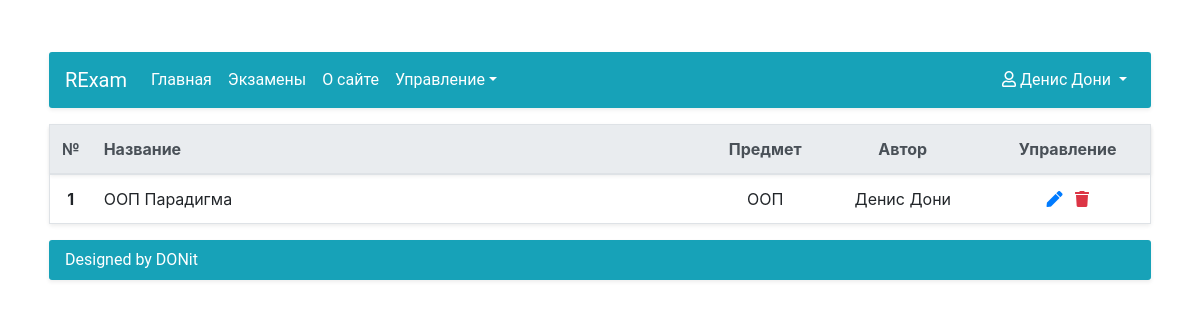
/exams/exams_list/ (signed in), run on the app's committed database.
### Accounts/models.py (models this page shows, shortened)
class UserAccount(AbstractUser):
    middle_name = models.CharField(max_length=20, blank=True, null=False, verbose_name=u'Отчество')
    study_group = models.ForeignKey(StudyGroup, on_delete=models.SET_NULL, null=True, blank=True)
    REQUIRED_FIELDS = ['email', 'first_name', 'last_name']
    class Meta:
        verbose_name = u'Пользователь'
        verbose_name_plural = u'Пользователи'

### Exams/models.py (models this page shows, shortened)
class Exam(Model):
    exam_header = CharField(max_length=30, blank=False, null=False, verbose_name=u'Заголовок экзамена')
    exam_description = TextField(blank=False, null=True, verbose_name=u'Описание экзамена')
    exam_date = DateField(auto_now_add=True, blank=False, null=True, verbose_name=u'Дата создания')
    exam_subject = ForeignKey(Subject, blank=False, null=True, on_delete=SET_NULL, verbose_name=u'Предмет')
    exam_author = ForeignKey(UserAccount, blank=False, null=True, on_delete=SET_NULL, verbose_name=u'Автор')
    def get_detail_url(self):
        return reverse('ExamDetail', kwargs={'pk': self.id})
    def get_delete_url(self):
        return reverse('ExamDelete', kwargs={'pk': self.id})
    def get_update_url(self):
        return reverse('ExamUpdate', kwargs={'pk': self.id})
    class Meta:
        verbose_name = u'Экзамен'
        verbose_name_plural = u'Экзамены'

class Subject(Model):
    name = CharField(max_length=30, blank=False, null=False, verbose_name=u'Имя предмета')
    def __str__(self):
        return self.name
    class Meta:
        verbose_name = u'Предмет'
        verbose_name_plural = u'Предметы'

### Exams/views.py (the view)
# urls.py: path('exams_list/', ListExams.as_view(), name='ListExams'),
class ListExams(LoginRequiredMixin, ListView):
    model = Exam
    template_name = 'Exams/Exam/ExamsPage.html'

### Exams/templates/Exams/Exam/ExamsPage.html (shortened to what this page needs)
{% extends 'RExam/BaseContent.html' %}
{% load static %}
{% block head_end %}
    <link rel="stylesheet" href="{% static 'Exams/style.css' %}"/>
{% endblock head_end %}
{% block content %}
    <div class="m-1">
        {% include 'Exams/Exam/ListExams.html' with exams_list=object_list %}
    </div>
{% endblock content %}

### RExam/templates/RExam/BaseContent.html (shortened to what this page needs)
{% extends 'RExam/base.html' %}
{% block body_start %}
    <div class="d-flex justify-content-center h-100">
        <div class="container mt-lg-5">
            <nav class="navbar navbar-expand-lg navbar-dark bg-info menu shadow-sm m-1">
                <a class="navbar-brand" href="{% url 'HomePage' %}">RExam</a>
                <div class="collapse navbar-collapse" id="navbarSupportedContent">
                    <ul class="navbar-nav mr-auto">
                        <li class="nav-item active">
                            <a class="nav-link" href="{% url 'HomePage' %}">Главная</a>
                        </li>
                        <li class="nav-item active">
                            <a class="nav-link" href="{% url 'ListExams' %}">Экзамены</a>
                        </li>
                        <li class="nav-item active">
                            <a class="nav-link" href="{% url 'AboutPage' %}">О сайте</a>
                        </li>
                        {% if user.is_staff %}
                            <li class="nav-item active dropdown">
                                <a class="nav-link dropdown-toggle active" href="#" id="navbarDropdown" role="button"
                                   data-toggle="dropdown" aria-haspopup="true" aria-expanded="false">Управление</a>
                            </li>
                        {% endif %}
                    </ul>
                    <ul class="nav navbar-nav navbar-right">
                        <li class="nav-item dropdown align-right">
                            <a class="nav-link dropdown-toggle active" href="#" id="navbarDropdown" role="button"
                               data-toggle="dropdown"
                               aria-haspopup="true" aria-expanded="false"><i class="far fa-user"></i>
                                {{ user.get_full_name }}
                            </a>
                        </li>
                    </ul>
                </div>
            </nav>
            {% block content %}{% endblock content %}
            <div class="footer shadow-sm m-1">
                <div class="footer-content bg-info">Designed by DONit</div>
            </div>
        </div>
    </div>
{% endblock body_start %}

### Exams/templates/Exams/Exam/ListExams.html
{% extends 'RExam/ListTable.html' %}
{% block table_header %}
    <th style="width: 3%; text-align: center" scope="col">№</th>
    <th scope="col">Название</th>
    <th style="width: 10%;text-align: center" scope="col">Предмет</th>
    <th style="width: 15%;text-align: center" scope="col">Автор</th>
    {% if perms.Exams %}
        <th style="width: 15%;text-align: center" scope="col">Управление</th>
    {% endif %}
{% endblock table_header %}
{% block table_body %}
    {% for exam in exams_list %}
        <tr>
            <th scope="row" class="text-center">{{ forloop.counter }}</th>
            <td><a href="{{ exam.get_detail_url }}">{{ exam.exam_header }}</a></td>
            <td class="text-center">{{ exam.exam_subject }}</td>
            <td class="text-center">{{ exam.exam_author.get_full_name }}</td>
            <td class="text-center">
                {% if perms.Exams.change_exam %}
                    <a href="{{ exam.get_update_url }}" class="text-primary mr-2">
                        <i class="fas fa-pen"></i>
                    </a>
                {% endif %}
                {% if perms.Exams.delete_exam %}
                    <a class="text-danger" href="{{ exam.get_delete_url }}"><i
                            class="fa fa-trash" aria-hidden="true"></i></a>
                {% endif %}
            </td>
        </tr>
    {% empty %}
        <tr>
            <th scope="row" class="text-center">1</th>
            <td><p class="pl-3">Экзамены отсутствуют...</p></td>
        </tr>
    {% endfor %}
{% endblock table_body %}

### RExam/static/RExam/style.css (style rules this page uses)
html, body { height: 100%; margin: 0; padding: 0; }
body { background: #ffffff; }
.footer-content { font-family: Roboto, sans-serif; border-radius: 3px; color: white; padding: .5rem 1rem; }
.menu { font-family: Roboto, sans-serif; border-radius: 3px; }
table a { text-decoration: none; color: inherit; }

### Exams/static/Exams/style.css (style rules this page uses)
.table td, .table th { border: none; }

### data on the page
UserAccount: get_full_name "Денис Дони"
Exam: exam_header "ООП Парадигма", exam_subject "ООП", exam_author.get_full_name "Денис Дони"
